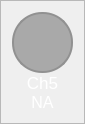
                     <widget class="QFrame" name="frame_ch5">
                      <property name="maximumSize">
                       <size>
                        <width>80</width>
                        <height>150</height>
                       </size>
                      </property>
                      <property name="styleSheet">
                       <string notr="true">QFrame{
	
	border-color: rgb(255, 98, 92);
}

QLabel{
	color: #FFF;
}</string>
                      </property>
                      <property name="frameShape">
                       <enum>QFrame::StyledPanel</enum>
                      </property>
                      <property name="frameShadow">
                       <enum>QFrame::Raised</enum>
                      </property>
                      <layout class="QVBoxLayout" name="verticalLayout_11">
                       <property name="spacing">
                        <number>0</number>
                       </property>
                       <item>
                        <widget class="QFrame" name="frame_ch5_color">
                         <property name="sizePolicy">
                          <sizepolicy hsizetype="Fixed" vsizetype="Fixed">
                           <horstretch>0</horstretch>
                           <verstretch>0</verstretch>
                          </sizepolicy>
                         </property>
                         <property name="minimumSize">
                          <size>
                           <width>61</width>
                           <height>61</height>
                          </size>
                         </property>
                         <property name="maximumSize">
                          <size>
                           <width>1000</width>
                           <height>61</height>
                          </size>
                         </property>
                         <property name="sizeIncrement">
                          <size>
                           <width>1</width>
                           <height>1</height>
                          </size>
                         </property>
                         <property name="styleSheet">
                          <string notr="true">border: 2px solid rgb(145, 145, 145);
border-radius: 30px;
background-color: rgb(169, 169, 169)</string>
                         </property>
                         <property name="frameShape">
                          <enum>QFrame::StyledPanel</enum>
                         </property>
                         <property name="frameShadow">
                          <enum>QFrame::Raised</enum>
                         </property>
                        </widget>
                       </item>
                       <item>
                        <widget class="QLabel" name="label_ch5">
                         <property name="minimumSize">
                          <size>
                           <width>61</width>
                           <height>0</height>
                          </size>
                         </property>
                         <property name="maximumSize">
                          <size>
                           <width>16777215</width>
                           <height>30</height>
                          </size>
                         </property>
                         <property name="font">
                          <font>
                           <pointsize>13</pointsize>
                           <weight>50</weight>
                           <italic>false</italic>
                           <bold>false</bold>
                          </font>
                         </property>
                         <property name="text">
                          <string>Ch5</string>
                         </property>
                         <property name="alignment">
                          <set>Qt::AlignCenter</set>
                         </property>
                        </widget>
                       </item>
                       <item>
                        <widget class="QLabel" name="label_ch5_value">
                         <property name="minimumSize">
                          <size>
                           <width>61</width>
                           <height>0</height>
                          </size>
                         </property>
                         <property name="maximumSize">
                          <size>
                           <width>16777215</width>
                           <height>30</height>
                          </size>
                         </property>
                         <property name="font">
                          <font>
                           <pointsize>12</pointsize>
                           <weight>50</weight>
                           <italic>false</italic>
                           <bold>false</bold>
                          </font>
                         </property>
                         <property name="styleSheet">
                          <string notr="true">font:12pt</string>
                         </property>
                         <property name="text">
                          <string>NA</string>
                         </property>
                         <property name="alignment">
                          <set>Qt::AlignCenter</set>
                         </property>
                        </widget>
                       </item>
                      </layout>
                     </widget>
